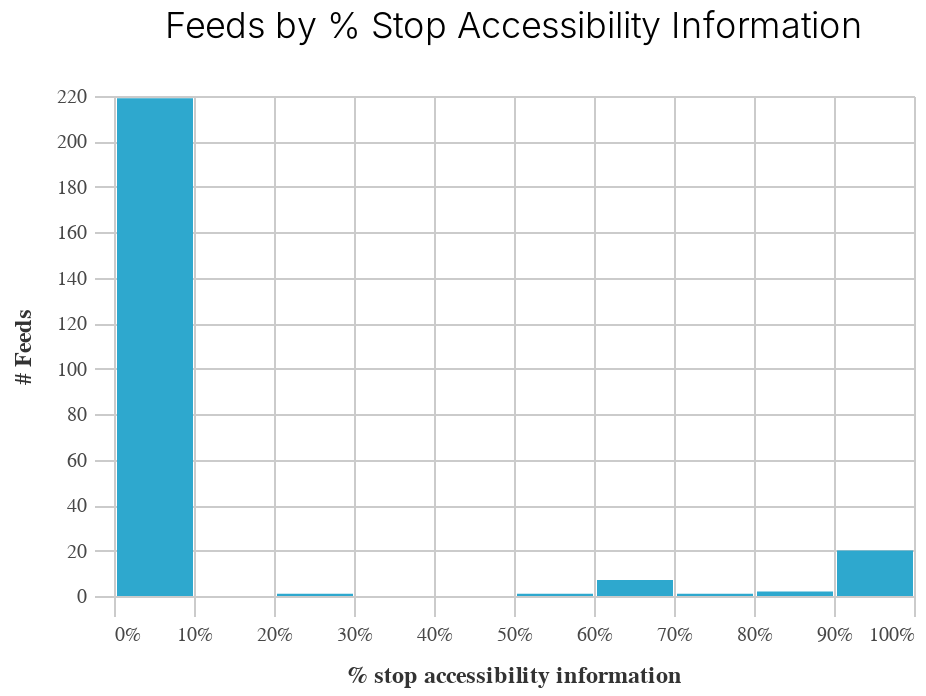
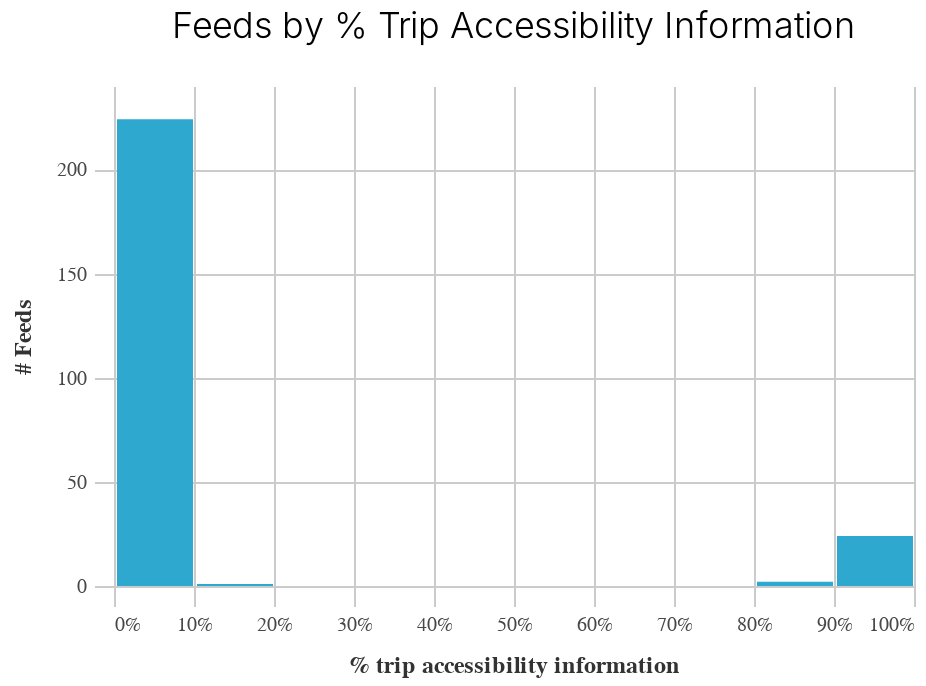

Write notebook code for charts like these, in order.
### Code cell
setup_charts.make_histogram(stops, "pct_has_stop_accessibility")
setup_charts.make_histogram(trips, "pct_has_trip_accessibility")

### Figure 1 — Vega-Lite specification as saved in the notebook (floating-point values rounded to 4 significant figures; data arrays with more than 128 entries replaced by an {"elided": "..."} marker saying what was removed)
{"width": 400, "height": 250, "background": "white", "config": {"title": {"fontSize": 18, "font": "Raleway", "anchor": "middle", "fontColor": "#333", "fontWeight": 300, "offset": 20}, "header": {"labelFont": "Nunito Sans", "titleFont": "Raleway"}, "axis": {"domain": true, "domainColor": "#cbcbcb", "grid": true, "gridColor": "#cbcbcb", "gridWidth": 1, "labelColor": "#474747", "labelFontSize": 10, "titleColor": "#333", "tickColor": "#cbcbcb", "tickSize": 10, "titleFontSize": 12, "titlePadding": 10, "labelPadding": 4, "labelFont": "Nunito Sans", "titleFont": "Raleway"}, "axisBand": {"grid": false}, "range": {"category_bright": ["#2EA8CE", "#EB9F3C", "#F4D837", "#51BF9D", "#8CBCCB", "#9487C0"], "category_bold": ["#136C97", "#E16B26", "#F6BF16", "#00896B", "#7790A3", "#5B559C"], "diverging": ["#E16B26", "#EB9F3C", "#f6e7e1", "#8CBCCB", "#2EA8CE", "#136C97"], "sequential": ["#B9D6DF", "#8CBCCB", "#2EA8CE", "#136C97", "#0B405B"]}, "legend": {"labelFont": "Nunito Sans", "labelFontSize": 11, "symbolType": "square", "symbolSize": 30, "titleFont": "Raleway", "titleFontSize": 14, "titlePadding": 10, "padding": 1, "orient": "right", "labelLimit": 0, "labelColor": "#333", "titleColor": "#333"}, "view": {"stroke": "transparent"}, "group": {"fill": "white"}, "arc": {"fill": "#8CBCCB"}, "area": {"fill": "#8CBCCB"}, "line": {"stroke": "#8CBCCB", "strokeWidth": 2}, "trail": {"color": "#8CBCCB", "stroke": "#8CBCCB", "strokeWidth": 0, "size": 1}, "path": {"stroke": "#8CBCCB", "strokeWidth": 0.5}, "rect": {"fill": "#8CBCCB"}, "point": {"filled": true, "shape": "circle"}, "shape": {"stroke": "#8CBCCB"}, "text": {"font": "Nunito Sans", "color": "#8CBCCB", "fontSize": 11, "align": "center", "fontWeight": 400, "size": 11}, "bar": {"binSpacing": 2, "fill": "#8CBCCB", "stroke": false}, "background": "white", "font": "Raleway"}, "data": {"name": "data-ecf5bacbb36cd7bc5b34033cb1ba68b9"}, "mark": "bar", "encoding": {"color": {"value": "#2EA8CE"}, "tooltip": [{"bin": true, "field": "pct_has_stop_accessibility", "title": "bin", "type": "quantitative"}, {"aggregate": "count", "title": "count", "type": "quantitative"}], "x": {"axis": {"format": "%"}, "bin": true, "field": "pct_has_stop_accessibility", "title": "% stop accessibility information", "type": "quantitative"}, "y": {"aggregate": "count", "title": "# Feeds", "type": "quantitative"}}, "selection": {"selector001": {"type": "interval", "bind": "scales", "encodings": ["x", "y"]}}, "title": "Feeds by % Stop Accessibility Information", "$schema": "https://vega.github.io/schema/vega-lite/v4.17.0.json", "datasets": {"data-ecf5bacbb36cd7bc5b34033cb1ba68b9": {"elided": "251 records"}}}

### Figure 2 — Vega-Lite specification as saved in the notebook (floating-point values rounded to 4 significant figures; data arrays with more than 128 entries replaced by an {"elided": "..."} marker saying what was removed)
{"width": 400, "height": 250, "background": "white", "config": {"title": {"fontSize": 18, "font": "Raleway", "anchor": "middle", "fontColor": "#333", "fontWeight": 300, "offset": 20}, "header": {"labelFont": "Nunito Sans", "titleFont": "Raleway"}, "axis": {"domain": true, "domainColor": "#cbcbcb", "grid": true, "gridColor": "#cbcbcb", "gridWidth": 1, "labelColor": "#474747", "labelFontSize": 10, "titleColor": "#333", "tickColor": "#cbcbcb", "tickSize": 10, "titleFontSize": 12, "titlePadding": 10, "labelPadding": 4, "labelFont": "Nunito Sans", "titleFont": "Raleway"}, "axisBand": {"grid": false}, "range": {"category_bright": ["#2EA8CE", "#EB9F3C", "#F4D837", "#51BF9D", "#8CBCCB", "#9487C0"], "category_bold": ["#136C97", "#E16B26", "#F6BF16", "#00896B", "#7790A3", "#5B559C"], "diverging": ["#E16B26", "#EB9F3C", "#f6e7e1", "#8CBCCB", "#2EA8CE", "#136C97"], "sequential": ["#B9D6DF", "#8CBCCB", "#2EA8CE", "#136C97", "#0B405B"]}, "legend": {"labelFont": "Nunito Sans", "labelFontSize": 11, "symbolType": "square", "symbolSize": 30, "titleFont": "Raleway", "titleFontSize": 14, "titlePadding": 10, "padding": 1, "orient": "right", "labelLimit": 0, "labelColor": "#333", "titleColor": "#333"}, "view": {"stroke": "transparent"}, "group": {"fill": "white"}, "arc": {"fill": "#8CBCCB"}, "area": {"fill": "#8CBCCB"}, "line": {"stroke": "#8CBCCB", "strokeWidth": 2}, "trail": {"color": "#8CBCCB", "stroke": "#8CBCCB", "strokeWidth": 0, "size": 1}, "path": {"stroke": "#8CBCCB", "strokeWidth": 0.5}, "rect": {"fill": "#8CBCCB"}, "point": {"filled": true, "shape": "circle"}, "shape": {"stroke": "#8CBCCB"}, "text": {"font": "Nunito Sans", "color": "#8CBCCB", "fontSize": 11, "align": "center", "fontWeight": 400, "size": 11}, "bar": {"binSpacing": 2, "fill": "#8CBCCB", "stroke": false}, "background": "white", "font": "Raleway"}, "data": {"name": "data-8ebbbcdae628eedabf6a0bff63061774"}, "mark": "bar", "encoding": {"color": {"value": "#2EA8CE"}, "tooltip": [{"bin": true, "field": "pct_has_trip_accessibility", "title": "bin", "type": "quantitative"}, {"aggregate": "count", "title": "count", "type": "quantitative"}], "x": {"axis": {"format": "%"}, "bin": true, "field": "pct_has_trip_accessibility", "title": "% trip accessibility information", "type": "quantitative"}, "y": {"aggregate": "count", "title": "# Feeds", "type": "quantitative"}}, "selection": {"selector002": {"type": "interval", "bind": "scales", "encodings": ["x", "y"]}}, "title": "Feeds by % Trip Accessibility Information", "$schema": "https://vega.github.io/schema/vega-lite/v4.17.0.json", "datasets": {"data-8ebbbcdae628eedabf6a0bff63061774": {"elided": "251 records"}}}
